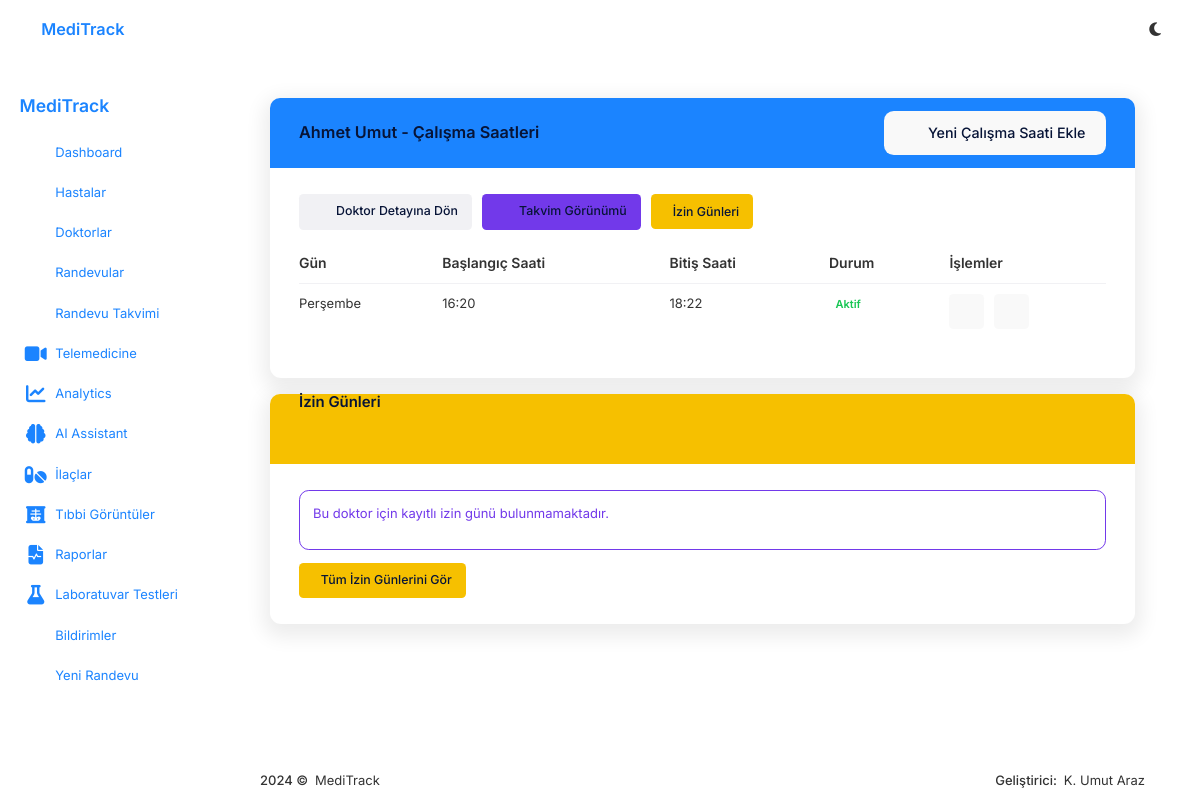
Screenshot of /appointments/doctors/29/availability/ (signed in) with the database file from the repository.
### users/models.py (models this page shows, shortened)
class User(AbstractUser):
    USER_TYPE_CHOICES = [
        ('patient', _('Hasta')),
        ('doctor', _('Doktor')),
        ('receptionist', _('Resepsiyonist')),
        ('admin', _('Admin')),
    ]
    user_type = models.CharField(
        max_length=20,
        choices=USER_TYPE_CHOICES,
        default='patient',
        verbose_name=_('Kullanıcı Tipi')
    )
    specialization = models.CharField(
        max_length=100,
        blank=True,
        null=True,
        verbose_name=_('Uzmanlık Alanı')
    )
    date_of_birth = models.DateField(
        blank=True,
        null=True,
        verbose_name=_('Doğum Tarihi')
    )
    phone_number = models.CharField(
        max_length=20,
        blank=True,
        null=True,
        verbose_name=_('Telefon Numarası')
    )
    address = models.TextField(
        blank=True,
        null=True,
        verbose_name=_('Adres')
    )
    blood_type = models.CharField(
        max_length=10,
        blank=True,
        null=True,
        verbose_name=_('Kan Grubu')
    )
    def is_patient(self):
        return self.user_type == 'patient'
    def is_doctor(self):
        return self.user_type == 'doctor'
    def is_receptionist(self):
        return self.user_type == 'receptionist'
    def is_admin_user(self):
        return self.user_type == 'admin'
    class Meta:
        verbose_name = _('Kullanıcı')
        verbose_name_plural = _('Kullanıcılar')

### appointments/models_availability.py (models this page shows, shortened)
class DoctorAvailability(models.Model):
    WEEKDAY_CHOICES = [
        (0, _('Pazartesi')),
        (1, _('Salı')),
        (2, _('Çarşamba')),
        (3, _('Perşembe')),
        (4, _('Cuma')),
        (5, _('Cumartesi')),
        (6, _('Pazar')),
    ]
    doctor = models.ForeignKey(
        settings.AUTH_USER_MODEL,
        on_delete=models.CASCADE,
        related_name='availabilities',
        verbose_name=_('Doktor'),
        limit_choices_to={'user_type': 'doctor'}
    )
    weekday = models.IntegerField(
        choices=WEEKDAY_CHOICES,
        verbose_name=_('Haftanın Günü')
    )
    start_time = models.TimeField(
        verbose_name=_('Başlangıç Saati')
    )
    end_time = models.TimeField(
        verbose_name=_('Bitiş Saati')
    )
    is_active = models.BooleanField(
        default=True,
        verbose_name=_('Aktif mi?')
    )
    class Meta:
        verbose_name = _('Doktor Uygunluğu')
        verbose_name_plural = _('Doktor Uygunlukları')
        ordering = ['weekday', 'start_time']
        unique_together = ['doctor', 'weekday', 'start_time', 'end_time']

### appointments/views_availability.py (the view)
# urls.py: path('doctors/<int:doctor_id>/availability/', DoctorAvailabilityListView.as_view(), name='doctor-availability-list'),
class DoctorAvailabilityListView(LoginRequiredMixin, UserPassesTestMixin, ListView):
    model = DoctorAvailability
    template_name = 'appointments/availability_list.html'
    context_object_name = 'availabilities'
    def test_func(self):
        user = self.request.user
        doctor_id = self.kwargs.get('doctor_id')
        if user.is_doctor():
            return str(user.id) == str(doctor_id)
        return user.is_receptionist() or user.is_admin_user()
    def get_queryset(self):
        doctor_id = self.kwargs.get('doctor_id')
        return DoctorAvailability.objects.filter(doctor_id=doctor_id).order_by('weekday', 'start_time')
    def get_context_data(self, **kwargs):
        context = super().get_context_data(**kwargs)
        doctor_id = self.kwargs.get('doctor_id')
        context['doctor'] = get_object_or_404(User, id=doctor_id)
        context['time_offs'] = DoctorTimeOff.objects.filter(doctor_id=doctor_id).order_by('-start_date')
        return context

### core/context_processors.py (called while the page is built)
def notifications_processor(request):
    context = {}
    if request.user.is_authenticated:
        unread_notifications_count = CommunicationNotification.objects.filter(
            user=request.user,
            is_read=False
        ).count()
        recent_notifications = CommunicationNotification.objects.filter(
            user=request.user
        ).order_by('-created_at')[:5]
        context['unread_notifications_count'] = unread_notifications_count
        context['recent_notifications'] = recent_notifications
    return context

def theme_processor(request):
    context = {}
    if request.user.is_authenticated:
        theme_preference, created = UserThemePreference.objects.get_or_create(user=request.user)
        context['dark_mode'] = theme_preference.dark_mode
    return context

### Templates/appointments/availability_list.html (shortened to what this page needs)
{% extends 'core/base.html' %}
{% load static %}
{% block content %}
<div class="container py-4">
    <div class="card shadow mb-5">
        <div class="card-header bg-primary text-white d-flex justify-content-between align-items-center">
            <h4 class="mb-0">{{ doctor.get_full_name }} - Çalışma Saatleri</h4>
            {% if user.is_doctor and user.id == doctor.id or user.is_admin_user or user.is_receptionist %}
            <a href="{% url 'doctor-availability-create' doctor.id %}" class="btn btn-light">
                <i class="ki-outline ki-plus fs-2"></i> Yeni Çalışma Saati Ekle
            </a>
            {% endif %}
        </div>
        <div class="card-body">
            <div class="d-flex justify-content-between mb-4">
                <div>
                    <a href="{% url 'doctor-detail' doctor.id %}" class="btn btn-sm btn-secondary me-2">
                        <i class="ki-outline ki-arrow-left fs-2"></i> Doktor Detayına Dön
                    </a>
                    <a href="{% url 'doctor-calendar' doctor.id %}" class="btn btn-sm btn-info me-2">
                        <i class="ki-outline ki-calendar fs-2"></i> Takvim Görünümü
                    </a>
                    <a href="{% url 'doctor-timeoff-list' doctor.id %}" class="btn btn-sm btn-warning">
                         İzin Günleri
                    </a>
                </div>
            </div>
            {% if availabilities %}
            <div class="table-responsive">
                <table class="table table-row-bordered table-hover">
                    <thead>
                        <tr class="fw-bold fs-6 text-gray-800">
                            <th>Gün</th>
                            <th>Başlangıç Saati</th>
                            <th>Bitiş Saati</th>
                            <th>Durum</th>
                            <th>İşlemler</th>
                        </tr>
                    </thead>
                    <tbody>
                        {% for availability in availabilities %}
                        <tr>
                            <td>{{ availability.get_weekday_display }}</td>
                            <td>{{ availability.start_time }}</td>
                            <td>{{ availability.end_time }}</td>
                            <td>
                                {% if availability.is_active %}
                                <span class="badge badge-light-success">Aktif</span>
                                {% else %}
                                <span class="badge badge-light-danger">Pasif</span>
                                {% endif %}
                            </td>
                            <td>
                                {% if user.is_doctor and user.id == doctor.id or user.is_admin_user or user.is_receptionist %}
                                <a href="{% url 'doctor-availability-update' availability.id %}" class="btn btn-sm btn-icon btn-light me-2">
                                    <i class="ki-outline ki-pencil fs-2 text-warning"></i>
                                </a>
                                <a href="{% url 'doctor-availability-delete' availability.id %}" class="btn btn-sm btn-icon btn-light">
                                    <i class="ki-outline ki-trash fs-2 text-danger"></i>
                                </a>
                                {% endif %}
                            </td>
                        </tr>
                        {% endfor %}
                    </tbody>
                </table>
            </div>
            {% else %}
            <div class="alert alert-info">
                <h5 class="alert-heading">Kayıt Bulunamadı</h5>
                <p>Bu doktor için henüz çalışma saati kaydı oluşturulmamış.</p>
            </div>
            {% endif %}
        </div>
    </div>
    <div class="card shadow">
        <div class="card-header bg-warning text-white">
            <h5 class="mb-0">İzin Günleri</h5>
        </div>
        <div class="card-body">
            {% if time_offs %}
            <div class="table-responsive">
                <table class="table table-row-bordered table-hover">
                    <thead>
                        <tr class="fw-bold fs-6 text-gray-800">
                            <th>Başlangıç Tarihi</th>
                            <th>Bitiş Tarihi</th>
                            <th>Saat Aralığı</th>
                            <th>Tam Gün</th>
                            <th>Sebep</th>
                        </tr>
                    </thead>
                    <tbody>
                        {% for timeoff in time_offs %}
                        <tr>
                            <td>{{ timeoff.start_date }}</td>
                            <td>{{ timeoff.end_date }}</td>
                            <td>
                                {% if timeoff.is_full_day %}
                                <span class="badge badge-light-info">Tam Gün</span>
                                {% else %}
                                {{ timeoff.start_time }} - {{ timeoff.end_time }}
                                {% endif %}
                            </td>
                            <td>
                                {% if timeoff.is_full_day %}
                                <span class="badge badge-light-success">Evet</span>
                                {% else %}
                                <span class="badge badge-light-danger">Hayır</span>
                                {% endif %}
                            </td>
                            <td>{{ timeoff.reason|default:"-" }}</td>
                        </tr>
                        {% endfor %}
                    </tbody>
                </table>
            </div>
            {% else %}
            <div class="alert alert-info">
                <p>Bu doktor için kayıtlı izin günü bulunmamaktadır.</p>
            </div>
            {% endif %}
            <div class="mt-3">
                <a href="{% url 'doctor-timeoff-list' doctor.id %}" class="btn btn-sm btn-warning">
                     Tüm İzin Günlerini Gör
                </a>
            </div>
        </div>
    </div>
</div>
{% endblock %}

### static/assets/css/theme.css (style rules this page uses)
:root { --bg-color: #f5f8fa; --text-color: #333; --card-bg: #fff; --border-color: #e0e0e0; --primary-color: #1976d2; --secondary-color: #42a5f5; --accent-color: #2196f3; --success-color: #4caf50; --warning-color: #ff9800; --danger-color: #f44336; --shadow: 0 2px 5px rgba(0, 0, 0, 0.1); --hover-bg: #f0f0f0; --input-bg: #fff; --input-border: #ccc; }
body { background-color: var(--bg-color); color: var(--text-color); transition: background-color 0.3s ease, color 0.3s ease; }
.card, .modal-content { background-color: var(--card-bg); border-color: var(--border-color); box-shadow: var(--shadow); }
.table { color: var(--text-color); }
.btn-secondary { background-color: var(--secondary-color); border-color: var(--secondary-color); }

### rows the page displays
User: get_full_name "Ahmet Umut"
DoctorAvailability: weekday "Perşembe", start_time "16:20", end_time "18:22", is_active "Aktif"
